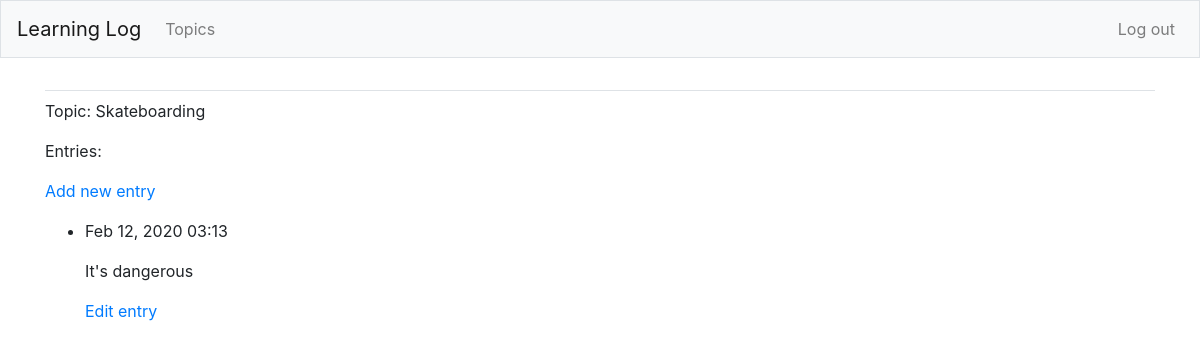
Screenshot of /topics/5/ (signed in) with the database file from the repository.
### learning_logs/models.py (models this page shows, shortened)
class Topic(models.Model):
    text = models.CharField(max_length=200)
    date_added = models.DateTimeField(auto_now_add=True)
    owner = models.ForeignKey(User, on_delete=models.CASCADE)
    def __str__(self):
        return self.text

class Entry(models.Model):
    topic = models.ForeignKey(Topic, on_delete=models.CASCADE)
    text = models.TextField()
    date_added = models.DateTimeField(auto_now_add=True)
    class Meta:
        verbose_name_plural = 'entries'

### learning_logs/views.py (the view)
# urls.py: path('topics/<int:topic_id>/', views.topic, name='topic'),
@login_required()
def topic(request, topic_id):
    topic = Topic.objects.get(id=topic_id)
    if topic.owner != request.user:
        raise Http404
    entries = topic.entry_set.order_by('-date_added')
    context = {'topic': topic, 'entries': entries}
    return render(request, 'learning_logs/topic.html', context)

### learning_logs/templates/learning_logs/topic.html
{% extends "learning_logs/base.html" %}
{% block content %}
<p>Topic: {{ topic }}</p>
<p>Entries:</p>
<p>
    <a href="{% url 'learning_logs:new_entry' topic.id %}">Add new entry</a>
</p>
<ul>
    {% for entry in entries %}
    <li>
        <p>{{ entry.date_added|date:'M d, Y H:i' }}</p>
        <p>{{ entry.text|linebreaks }}</p>
        <p>
            <a href="{% url 'learning_logs:edit_entry' entry.id %}">Edit entry</a>
        </p>
    </li>
    {% empty %}
    <li>There are no entries for this topic yet.</li>
    {% endfor %}
</ul>
{% endblock content %}

### rows the page displays
Topic: text "Skateboarding"
Entry: date_added "Feb 12, 2020 03:13", text "It's dangerous"
